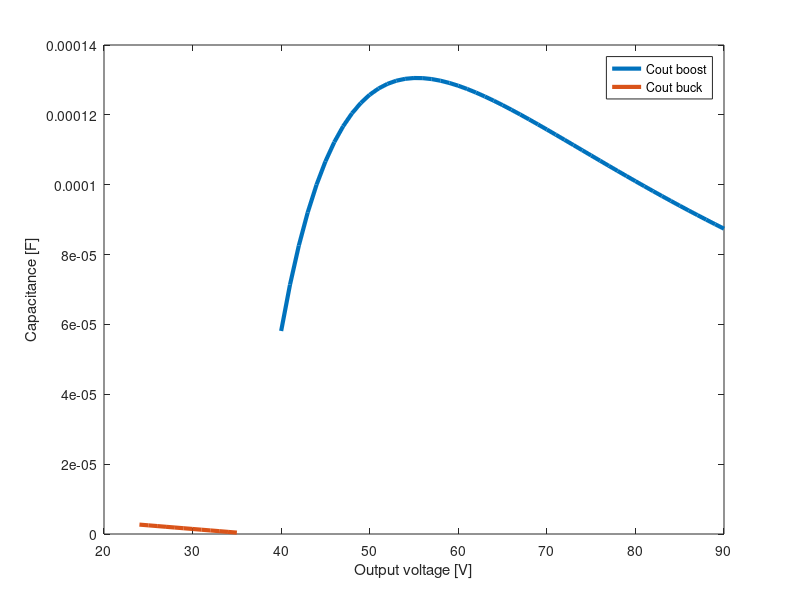
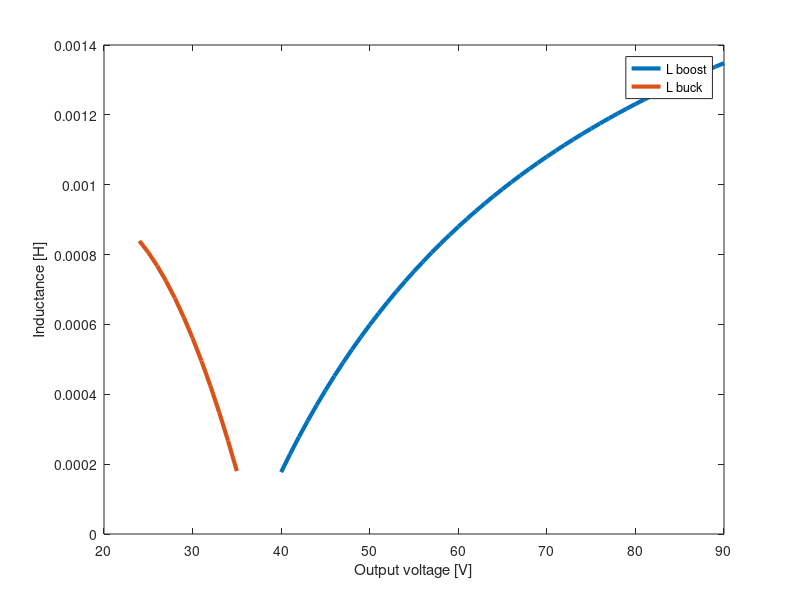
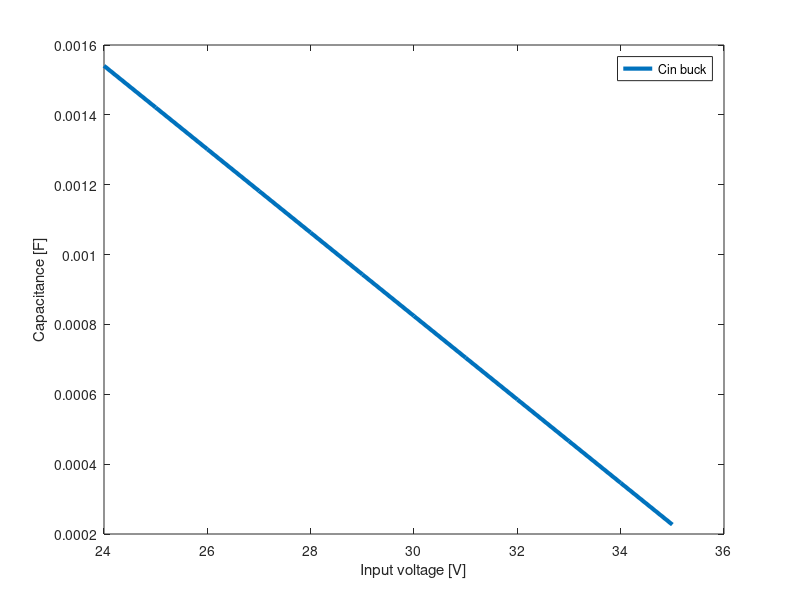
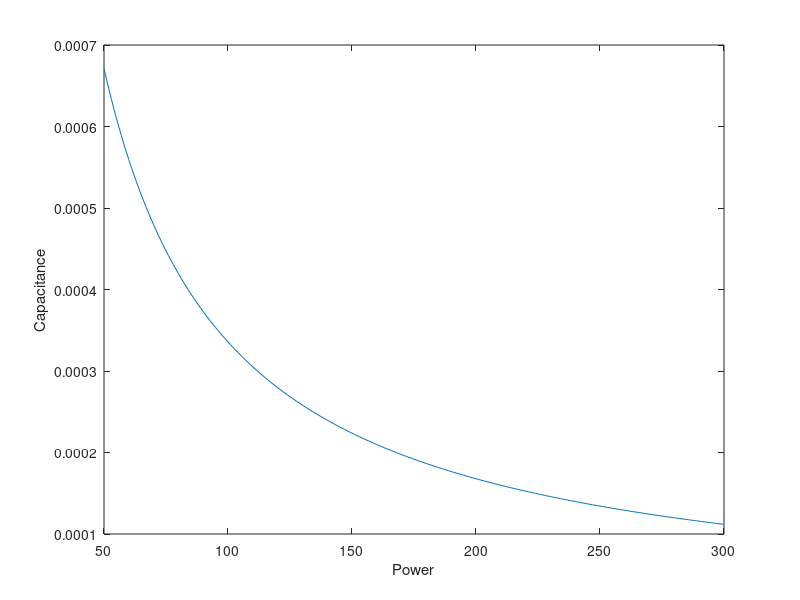

These charts were generated, in order, by the following MATLAB code:
close all
clc

voltages_boost = 40:1:90;
voltages_buck = 24:1:35;

Vmpp = 36.9;
Impp_400 = 3.23;
P = 300;
Vin_ripple = 0.001;
Vout_ripple = 0.005;
Current_ripple = 0.1;
fsw = 50e3;
L=1.3e-3;

L_boost = (Vmpp*(1-Vmpp./voltages_boost)./(Current_ripple * Impp_400 * fsw));
L_buck = (Vmpp - voltages_buck).*(voltages_buck./Vmpp)/(2 * Current_ripple * fsw);%to be checked
% 
%Cin_boost = ()/()
Cin_buck = (P/Vmpp * (1 - voltages_buck/Vmpp)/(Vin_ripple * Vmpp * fsw));

%Cout_buck = (voltages_buck.^2/P .* (1 - voltages_buck ./ Vmpp))./(Vout_ripple .* voltages_buck .* fsw);
Cout_buck = ((voltages_buck ./ Vmpp) .* Vmpp .* (1- voltages_buck ./ Vmpp)) ./ (L .* 8 .* fsw^2 .* Vout_ripple .* voltages_buck);
Cout_boost = (P./voltages_boost .* (1 - Vmpp./voltages_boost)./(Vout_ripple .* voltages_boost * fsw));

figure(1)
plot(voltages_boost, Cout_boost, 'linewidth', 3)
hold on
plot(voltages_buck, Cout_buck, 'linewidth', 3)
hold off
legend('Cout boost', 'Cout buck')
xlabel('Output voltage [V]');
ylabel('Capacitance [F]');

figure(2)
plot(voltages_boost, L_boost, 'linewidth', 3)
hold on
plot(voltages_buck, L_buck, 'linewidth', 3)
hold off
legend('L boost', 'L buck')
xlabel('Output voltage [V]');
ylabel('Inductance [H]');

figure(3)
plot(voltages_buck, Cin_buck, 'linewidth', 3)
legend('Cin buck')
xlabel('Input voltage [V]');
ylabel('Capacitance [F]');

voltages_buck = 24;
P=50:1:300;

Cout_buck = (voltages_buck.^2./P .* (1 - voltages_buck ./ Vmpp))./(Vout_ripple .* voltages_buck .* fsw);

figure(4)
plot(P, Cout_buck)



xlabel('Power');
ylabel('Capacitance');
    

